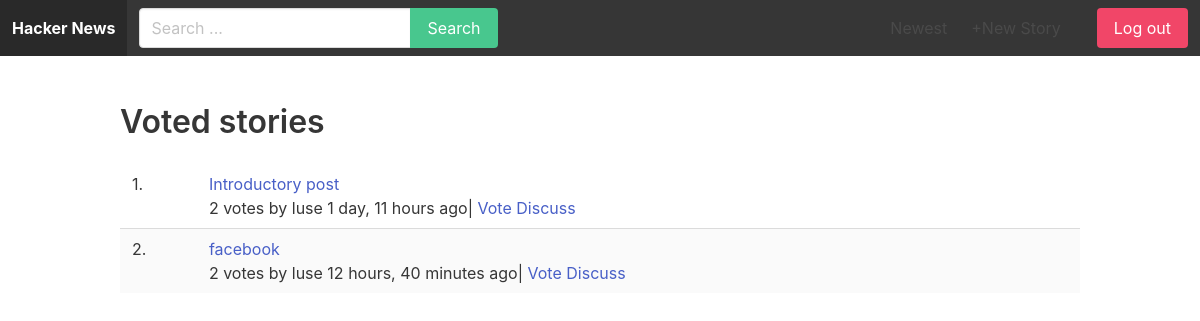
/u/ziyaas/votes/, run on the app's committed database.
### story/models.py (models this page shows, shortened)
class Story(models.Model):
    title = models.CharField(max_length=255)
    url= models.URLField()
    number_of_votes= models.IntegerField(default=1)
    created_by = models.ForeignKey(User, related_name='stories', on_delete=models.CASCADE)
    created_at = models.DateTimeField(auto_now_add=True)
    class Meta:
        ordering = ['-created_at']

### userprofile/views.py (the view)
# urls.py: path('<str:username>/votes/', votes, name='votes'),
def votes(request, username):
    user = get_object_or_404(User, username=username)
    votes = user.votes.all()
    stories = []
    for vote in votes:
        stories.append(vote.story)
    return render(request, 'votes.html', {'user': user, 'stories':stories})

### userprofile/templates/votes.html
{% extends 'base.html' %}
{% block content %}
    <div class="container">
        <div class="columns">
            <div class="column is-12">
                <h1 class="title">Voted stories</h1>
            </div>
        </div>
        <div class="columns">
            <div class="column is-12">
                <table class="table is-striped is-fullwidth">
                    <tbody>
                        {% for story in stories %}
                            <tr>
                                <td>{{ forloop.counter }}.</td>
                                <td>
                                    <a href="{{ story.url }}" target="_blank">{{ story.title }}</a>
                                    <p>{{ story.number_of_votes}} votes by {{ story.created_by.username }} {{ story.created_at|timesince }} ago|
                                        {% if not story.created_by == request.user %}<a href="{% url 'vote' story.id %}">Vote</a>{% endif %}
                                        <a href="{% url 'story' story.id %}">Discuss</a>
                                    </p>
                                </td>
                            </tr>
                        {% endfor %}
                    </tbody>
                </table>
            </div>
        </div>
    </div>
{% endblock %}

### data on the page
Story: title "Introductory post", number_of_votes "2", created_by.username "luse", created_at "1 day, 11 hours", shows "Vote"
Story: title "facebook", number_of_votes "2", created_by.username "luse", created_at "12 hours, 40 minutes", shows "Vote"
